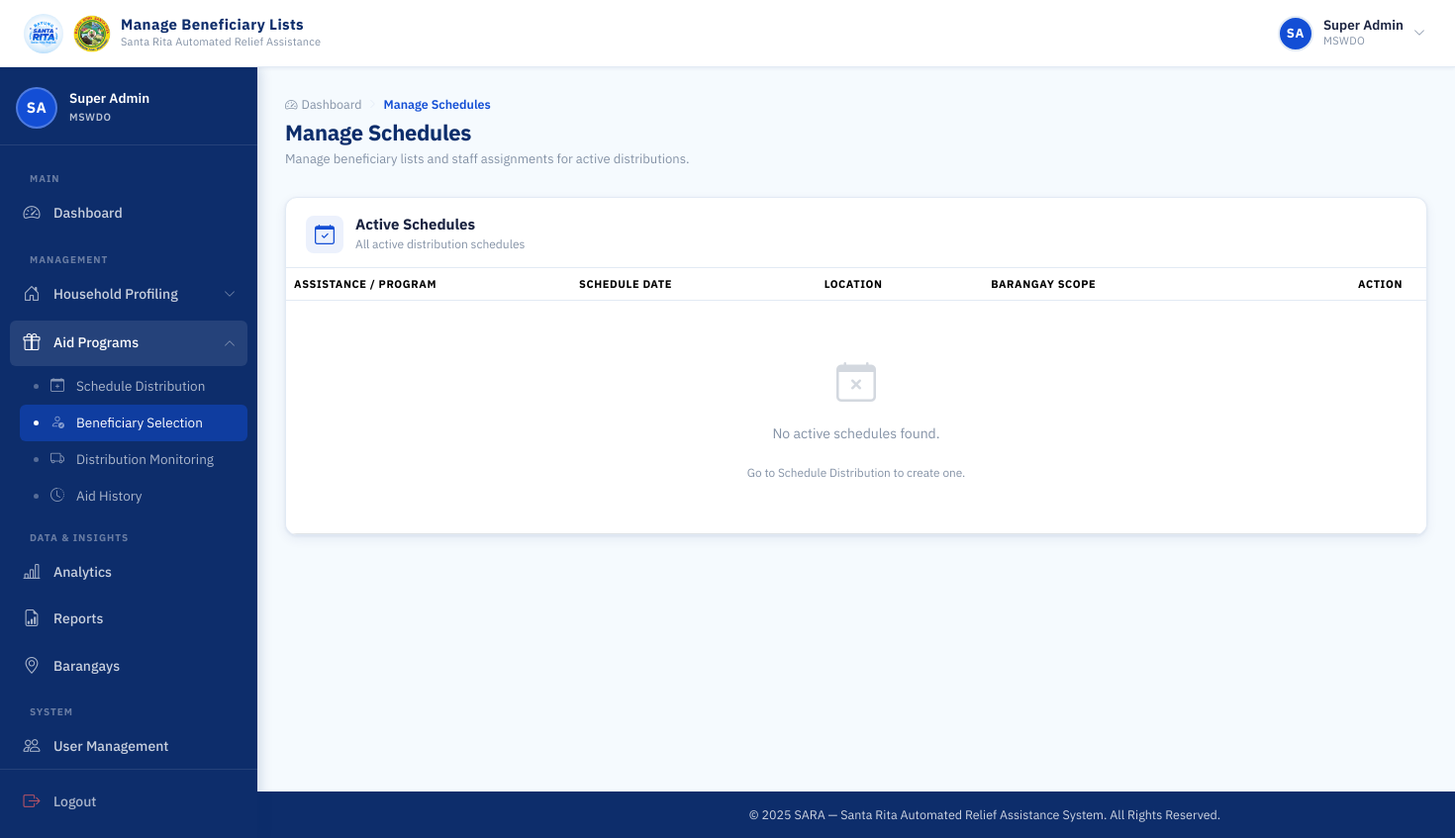
The page /mswdo/beneficiary-selection/ (signed in) on the database as committed earlier.
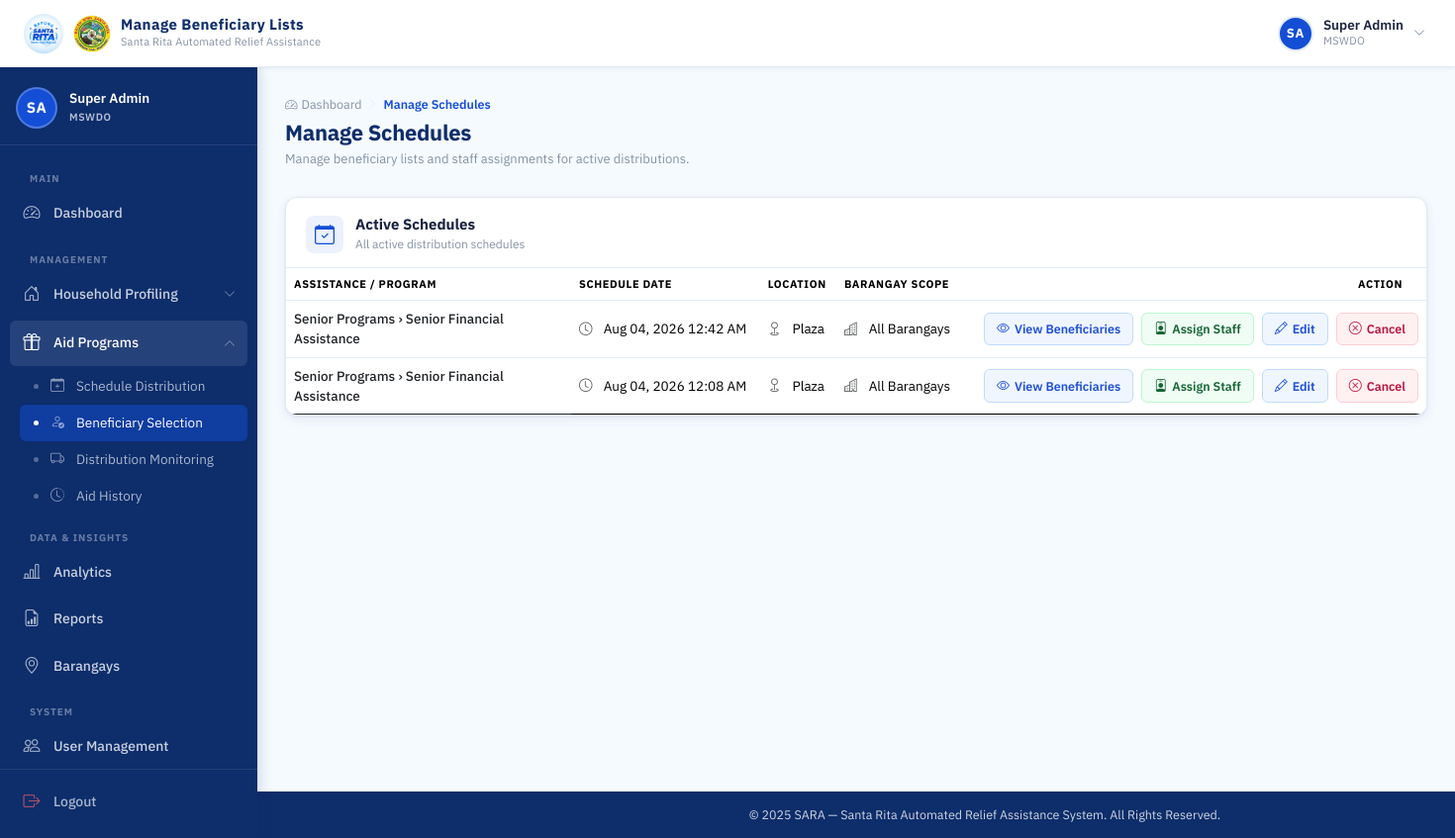
The same page on the database as committed later.
### distribution/models.py (models this page shows, shortened)
class AidSchedule(models.Model):
    assistance = models.ForeignKey(
        Assistance,
        on_delete=models.SET_NULL,
        null=True,
        blank=True,
        related_name='schedules'
    )
    budget = models.DecimalField(max_digits=12, decimal_places=2, default=0.00)
    per_beneficiary_amount = models.DecimalField(max_digits=10, decimal_places=2, default=0.00)
    schedule_datetime = models.DateTimeField()
    is_finished = models.BooleanField(default=False)
    finished_at = models.DateTimeField(null=True, blank=True)
    finished_by = models.ForeignKey(settings.AUTH_USER_MODEL, on_delete=models.SET_NULL, null=True, related_name='+')
    finish_reason = models.CharField(
        max_length=20,
        choices=(('COMPLETED', 'All Beneficiaries Claimed'), ('FORCED', 'Manually Ended (Incomplete)'), ('CANCELLED', 'Cancelled')),
        blank=True
    )
    location = models.CharField(max_length=255)
    barangay = models.ForeignKey(
        Barangay,
        on_delete=models.CASCADE,
        null=True,
        blank=True
    )
    is_active = models.BooleanField(default=True)
    created_at = models.DateTimeField(auto_now_add=True)
    created_by = models.ForeignKey(
        settings.AUTH_USER_MODEL,
        on_delete=models.SET_NULL,
        null=True,
        blank=True,
        related_name='created_schedules'
    )
    updated_at = models.DateTimeField(auto_now=True)
    last_edited_by = models.ForeignKey(
        settings.AUTH_USER_MODEL,
        on_delete=models.SET_NULL,
        null=True,
        blank=True,
        related_name='+'
    )

### programs/models.py (models this page shows, shortened)
class Assistance(models.Model):
    BENEFICIARY_TYPE = [
        ('individual', 'Individual'),
        ('family', 'Family'),
    ]
    AID_TYPE_CHOICES = (
        ('CASH', 'Cash Assistance'),
        ('GOODS', 'Goods-in-Kind (rice, noodles, canned goods, etc.)'),
    )
    PRIORITIZATION_CHOICES = (
        ('LOWEST_INCOME_FIRST', 'Lowest Income First'),
        ('TYPHOON_PRIORITY', 'Typhoon/Vulnerability Priority'),
        ('RANDOM', 'Random Among Eligible'),
    )
    program = models.ForeignKey(
        Program,
        on_delete=models.CASCADE,
        related_name='assistances'
    )
    aid_category = models.ForeignKey(
        AidCategory,
        on_delete=models.CASCADE,
        related_name='assistances'
    )
    beneficiary_type = models.CharField(
        max_length=20,
        choices=BENEFICIARY_TYPE,
        default='family'
    )
    prioritization_strategy = models.CharField(
        max_length=30, choices=PRIORITIZATION_CHOICES, default='LOWEST_INCOME_FIRST',
        help_text="How to rank eligible beneficiaries when there are more eligible than available slots."
    )
    aid_type = models.CharField(
        max_length=10, choices=AID_TYPE_CHOICES, default='CASH',
        help_text="Used by the Rotation Eligibility rule to alternate beneficiaries between cash and goods-based aid across distribution cycles."
    )
    minimum_age = models.PositiveIntegerField(
        null=True,
        blank=True,
        help_text="Leave blank if no age requirement."
    )
    requires_pwd = models.BooleanField(default=False)
    requires_solo_parent = models.BooleanField(default=False)
    requires_senior_citizen = models.BooleanField(default=False)
    is_active = models.BooleanField(default=True)
    created_at = models.DateTimeField(auto_now_add=True)
    class Meta:
        ordering = ['program', 'aid_category']
        unique_together = ('program', 'aid_category', 'beneficiary_type')

class Program(models.Model):
    name = models.CharField(max_length=100, unique=True)
    description = models.TextField(blank=True, null=True)
    is_active = models.BooleanField(default=True)
    created_at = models.DateTimeField(auto_now_add=True)
    class Meta:
        ordering = ['name']

class AidCategory(models.Model):
    program = models.ForeignKey(
        Program,
        on_delete=models.CASCADE,
        related_name='aid_categories'
    )
    name = models.CharField(max_length=100)
    description = models.TextField(blank=True, null=True)
    is_active = models.BooleanField(default=True)
    class Meta:
        ordering = ['name']
        unique_together = ('program', 'name')

### distribution/views.py (the view)
# urls.py: path('mswdo/beneficiary-selection/', views.beneficiary_selection_landing, name='beneficiary_selection_landing'),
@login_required
@session_protected
@mswdo_or_staff_required
def beneficiary_selection_landing(request):
    from django.db.models import Exists, OuterRef
    from distribution.models import AidClaim
    schedules = AidSchedule.objects.filter(
        is_active=True,
        is_finished=False
    ).select_related(
        'assistance', 'assistance__program', 'assistance__aid_category'
    ).annotate(
        has_claims=Exists(AidClaim.objects.filter(schedule=OuterRef('pk')))
    ).order_by('-schedule_datetime')
    return render(request, 'distribution/beneficiary_selection_landing.html', {
        'schedules': schedules,
    })

### accounts/context_processors.py (called while the page is built)
def auth_required(request):
    return {
        'requires_auth': request.user.is_authenticated
    }

### distribution/templates/distribution/beneficiary_selection_landing.html (shortened to what the changed rows need)
{% extends 'base.html' %}
{% load static %}
{% block css %}
<link rel="stylesheet" href="{% static 'css/mswdo_dashboard.css' %}">
<link rel="stylesheet" href="{% static 'css/barangay_accounts.css' %}">
{% endblock %}
{% block content %}
<div class="dash-page-header">
  <div>
    <h1 class="dash-page-title">Manage Schedules</h1>
  </div>
</div>
<div class="dash-panel mt-4">
  <div class="dash-panel__header">
    <div class="dash-panel__header-left">
      <div>
        <h2 class="dash-panel__title">Active Schedules</h2>
      </div>
    </div>
  </div>
  <div class="dash-panel__body p-0">
    <div class="table-responsive">
      <table class="table acct-table mb-0">
        <thead>
          <tr>
            <th class="acct-th" style="width: 25%;">Assistance / Program</th>
            <th class="acct-th">Schedule Date</th>
            <th class="acct-th">Location</th>
            <th class="acct-th">Barangay Scope</th>
            <th class="acct-th text-end pe-4">Action</th>
          </tr>
        </thead>
        <tbody>
          {% for sched in schedules %}
          <tr class="acct-row">
            <td class="acct-td fw-medium text-dark">
              {% if sched.assistance %}
                {{ sched.assistance.program.name }} › {{ sched.assistance.aid_category.name }}
              {% else %}
                N/A
              {% endif %}
            </td>
            <td class="acct-td">
              <i class="bi bi-clock text-muted me-2"></i>
              {{ sched.schedule_datetime|date:"M d, Y g:i A" }}
            </td>
            <td class="acct-td">
              <i class="bi bi-geo text-muted me-2"></i>
              {{ sched.location }}
            </td>
            <td class="acct-td">
              <i class="bi bi-buildings text-muted me-2"></i>
              {{ sched.barangay|default:"All Barangays" }}
            </td>
            <td class="acct-td acct-td--actions">
              <div class="acct-actions">
                {% if sched.budget > 0 %}
                  {% if sched.beneficiary_list %}
                  <a href="{% url 'review_beneficiaries' sched.id %}" class="acct-btn acct-btn--edit">
                    <i class="bi bi-eye"></i><span>View Beneficiaries</span>
                  </a>
                  {% else %}
                  <a href="{% url 'generate_beneficiaries' sched.id %}" class="acct-btn acct-btn--edit">
                    <i class="bi bi-person-check"></i><span>Generate Beneficiaries</span>
                  </a>
                  {% endif %}
                {% else %}
                  <span class="badge bg-light text-muted" style="font-size: 0.75rem;" title="No budget allocated for beneficiary generation">Not yet generated</span>
                {% endif %}
                <a href="{% url 'assign_staff' sched.id %}" class="acct-btn acct-btn--activate">
                  <i class="bi bi-person-badge"></i><span>Assign Staff</span>
                </a>
                {% if request.user.role == 'MSWDO' %}
                  <a href="{% url 'edit_schedule' sched.id %}" class="acct-btn acct-btn--edit" title="Edit Schedule">
                    <i class="bi bi-pencil"></i><span>Edit</span>
                  </a>
                  {% if sched.has_claims %}
                  <button class="acct-btn acct-btn--delete" disabled title="Cannot cancel a schedule with processed claims. Use Finish Distribution instead." style="opacity: 0.5; cursor: not-allowed;">
                    <i class="bi bi-x-circle"></i><span>Cancel</span>
                  </button>
                  {% else %}
                  <button type="button" class="acct-btn acct-btn--delete" onclick="showCancelModal({{ sched.id }}, {% if sched.beneficiary_list %}true{% else %}false{% endif %})" title="Cancel Schedule">
                    <i class="bi bi-x-circle"></i><span>Cancel</span>
                  </button>
                  {% endif %}
                {% endif %}
              </div>
            </td>
          </tr>
          {% empty %}
          <tr>
            <td colspan="5" class="acct-empty">
              <div class="acct-empty-state">
                <i class="bi bi-calendar-x"></i>
                <p>No active schedules found.</p>
                <small>Go to Schedule Distribution to create one.</small>
              </div>
            </td>
          </tr>
          {% endfor %}
        </tbody>
      </table>
    </div>
  </div>
</div>
{% endblock %}

Rows that differ between the two databases and show on the page:
added AidSchedule: assistance.program.name "Senior Programs", assistance.aid_category.name "Senior Financial Assistance", schedule_datetime "Aug 04, 2026 12:42 AM", location "Plaza", barangay "All Barangays", budget 3000 (drawn)
added AidSchedule: assistance.program.name "Senior Programs", assistance.aid_category.name "Senior Financial Assistance", schedule_datetime "Aug 04, 2026 12:08 AM", location "Plaza", barangay "All Barangays", budget 3000 (drawn)
Other text that changed with them:
text no longer shown: "No active schedules found. Go to Schedule Distribution to create one."
